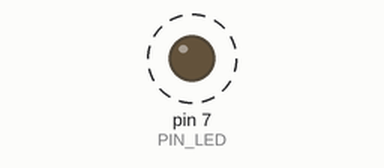
Recording of a sketch running on a simulated Arduino Uno, built with avr-gcc and run on an emulated ATmega328P. On the bench: output pins drawn as LEDs (lit = HIGH). Dashed ring = blinking. What the sketch prints to the serial monitor is not drawn. At 2.1 s the program stops and its outputs stay as they are.

Above: at 1.15 s.
Timing chart, 0 to 3.6 s (numbered marks = the images above):
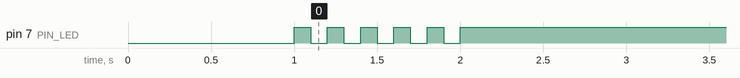

Measured:
- by itself, pin 7 (PIN_LED): alternates HIGH for 0.10 s and LOW for 0.10 s, 10 changes in all, then stays HIGH

The sketch:

05_practice_2.ino
```cpp
#define PIN_LED 7

int count=0;
void setup() {
  // put your setup code here, to run once:
  pinMode(PIN_LED,OUTPUT);
  Serial.begin(115200);
  while(!Serial){}
  Serial.println("Hello World");
  digitalWrite(PIN_LED,0);
  delay(1000);
  digitalWrite(PIN_LED,1);
  delay(100);
}

void loop() {
  // put your main code here, to run repeatedly:
  digitalWrite(PIN_LED,0);
  delay(100);
  digitalWrite(PIN_LED,1);
  delay(100);
  count++;
  Serial.println(count);
  if(count>=5) while(1){}
}
```
